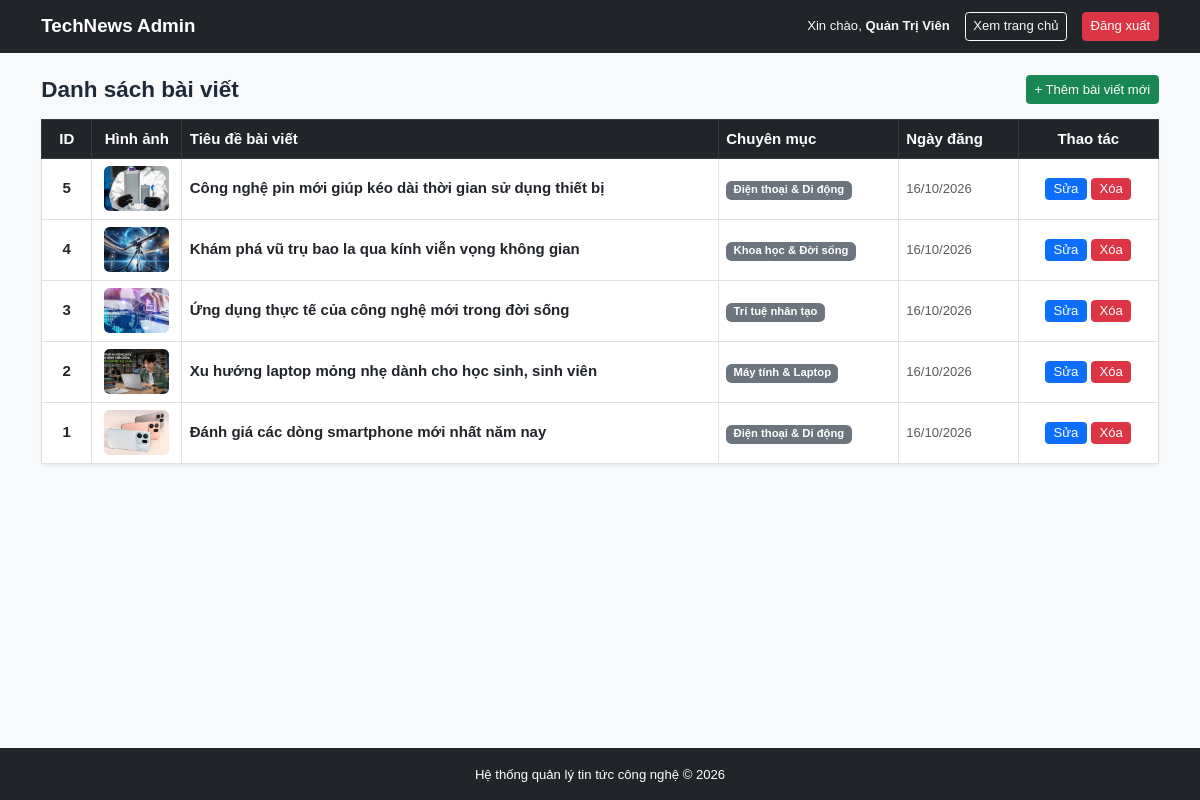
/admin.php (signed in), run on the app's committed database.
### tables this page shows
CREATE TABLE `posts` (
  `id` int(11) NOT NULL,
  `category_id` int(11) NOT NULL,
  `title` varchar(255) NOT NULL,
  `summary` text NOT NULL,
  `content` longtext NOT NULL,
  `image` varchar(255) NOT NULL DEFAULT 'default.jpg',
  `created_at` datetime NOT NULL DEFAULT current_timestamp()
);

CREATE TABLE `categories` (
  `id` int(11) NOT NULL,
  `name` varchar(100) NOT NULL
);

### admin.php (the view, shortened to what this page needs)
<?php
require_once 'db.php';
$sql = "SELECT posts.*, categories.name AS cat_name
        FROM posts
        JOIN categories ON posts.category_id = categories.id
        ORDER BY posts.id DESC";
$result = mysqli_query($conn, $sql);
?>
<!DOCTYPE html>
<html lang="vi">
<head>
    <link href="https://cdn.jsdelivr.net/npm/bootstrap@5.3.0/dist/css/bootstrap.min.css" rel="stylesheet">
    <link href="css/style.css" rel="stylesheet">
</head>
<body class="bg-light">
    <div class="main-wrapper">
        <nav class="navbar navbar-expand-lg navbar-dark bg-dark">
            <div class="container">
                <a class="navbar-brand fw-bold" href="admin.php">TechNews Admin</a>
                <div class="d-flex align-items-center gap-3">
                    <span class="text-light small">Xin chào, <strong><?= htmlspecialchars($_SESSION['fullname']) ?></strong></span>
                    <a href="index.php" class="btn btn-outline-light btn-sm" target="_blank">Xem trang chủ</a>
                    <a href="logout.php" class="btn btn-danger btn-sm">Đăng xuất</a>
                </div>
            </div>
        </nav>
        <div class="container my-4">
            <div class="d-flex justify-content-between align-items-center mb-3">
                <h4 class="fw-bold mb-0">Danh sách bài viết</h4>
                <a href="add_post.php" class="btn btn-success btn-sm">+ Thêm bài viết mới</a>
            </div>
            <div class="card shadow-sm border-0">
                <div class="card-body p-0">
                    <div class="table-responsive">
                        <table class="table table-bordered table-hover align-middle mb-0">
                            <thead class="table-dark">
                                <tr>
                                    <th style="width: 50px;" class="text-center">ID</th>
                                    <th style="width: 90px;" class="text-center">Hình ảnh</th>
                                    <th>Tiêu đề bài viết</th>
                                    <th style="width: 180px;">Chuyên mục</th>
                                    <th style="width: 120px;">Ngày đăng</th>
                                    <th style="width: 140px;" class="text-center">Thao tác</th>
                                </tr>
                            </thead>
                            <tbody>
                                <?php if ($result && mysqli_num_rows($result) > 0): ?>
                                    <?php while ($row = mysqli_fetch_assoc($result)): ?>
                                        <tr>
                                            <td class="text-center fw-bold"><?= $row['id'] ?></td>
                                            <td class="text-center">
                                                <img src="uploads/<?= !empty($row['image']) ? $row['image'] : 'default.jpg' ?>"
                                                     alt="Thumb" class="rounded" style="width: 65px; height: 45px; object-fit: cover;"
                                                     onerror="this.src='uploads/default.jpg'">
                                            </td>
                                            <td>
                                                <a href="detail.php?id=<?= $row['id'] ?>" target="_blank" class="text-decoration-none fw-semibold text-dark">
                                                    <?= htmlspecialchars($row['title']) ?>
                                                </a>
                                            </td>
                                            <td><span class="badge bg-secondary"><?= htmlspecialchars($row['cat_name']) ?></span></td>
                                            <td class="small text-muted"><?= date('d/m/Y', strtotime($row['created_at'])) ?></td>
                                            <td class="text-center">
                                                <a href="edit_post.php?id=<?= $row['id'] ?>" class="btn btn-primary btn-sm py-0 px-2">Sửa</a>
                                                <a href="delete_post.php?id=<?= $row['id'] ?>"
                                                   onclick="return confirm('Bạn có chắc chắn muốn xóa bài viết này không?');"
                                                   class="btn btn-danger btn-sm py-0 px-2">Xóa</a>
                                            </td>
                                        </tr>
                                    <?php endwhile; ?>
                                <?php else: ?>
                                    <tr>
                                        <td colspan="6" class="text-center py-4 text-muted">Chưa có bài viết nào.</td>
                                    </tr>
                                <?php endif; ?>
                            </tbody>
                        </table>
                    </div>
                </div>
            </div>
        </div>
    </div>
    <footer class="bg-dark text-white text-center py-3">
        <div class="container">
            <small>Hệ thống quản lý tin tức công nghệ &copy; 2026</small>
        </div>
    </footer>
</body>
</html>

### css/style.css (style rules this page uses)
:root { --primary-red: #990000; --primary-hover: #7a0000; --navy-blue: #003366; --text-dark: #1f2937; --text-muted: #555555; --border-gray: #e5e7eb; --bg-page: #f9fafb; }
html, body { height: 100%; margin: 0; padding: 0; background-color: var(--bg-page); color: var(--text-dark); font-family: Arial, "Helvetica Neue", "Segoe UI", sans-serif; font-size: 15px; line-height: 1.5; }
body { display: flex; flex-direction: column; min-height: 100vh; }
.main-wrapper { flex: 1 0 auto; }
footer { flex-shrink: 0; }

### data on the page
posts: id "5", image (picture), title "Công nghệ pin mới giúp kéo dài thời gian sử dụng thiết bị", category.name "Điện thoại & Di động", created_at "16/10/2026"
posts: id "4", image (picture), title "Khám phá vũ trụ bao la qua kính viễn vọng không gian", category.name "Khoa học & Đời sống", created_at "16/10/2026"
posts: id "3", image (picture), title "Ứng dụng thực tế của công nghệ mới trong đời sống", category.name "Trí tuệ nhân tạo", created_at "16/10/2026"
posts: id "2", image (picture), title "Xu hướng laptop mỏng nhẹ dành cho học sinh, sinh viên", category.name "Máy tính & Laptop", created_at "16/10/2026"
posts: id "1", image (picture), title "Đánh giá các dòng smartphone mới nhất năm nay", category.name "Điện thoại & Di động", created_at "16/10/2026"

### other printed values
$_SESSION['fullname'] "Quản Trị Viên"
